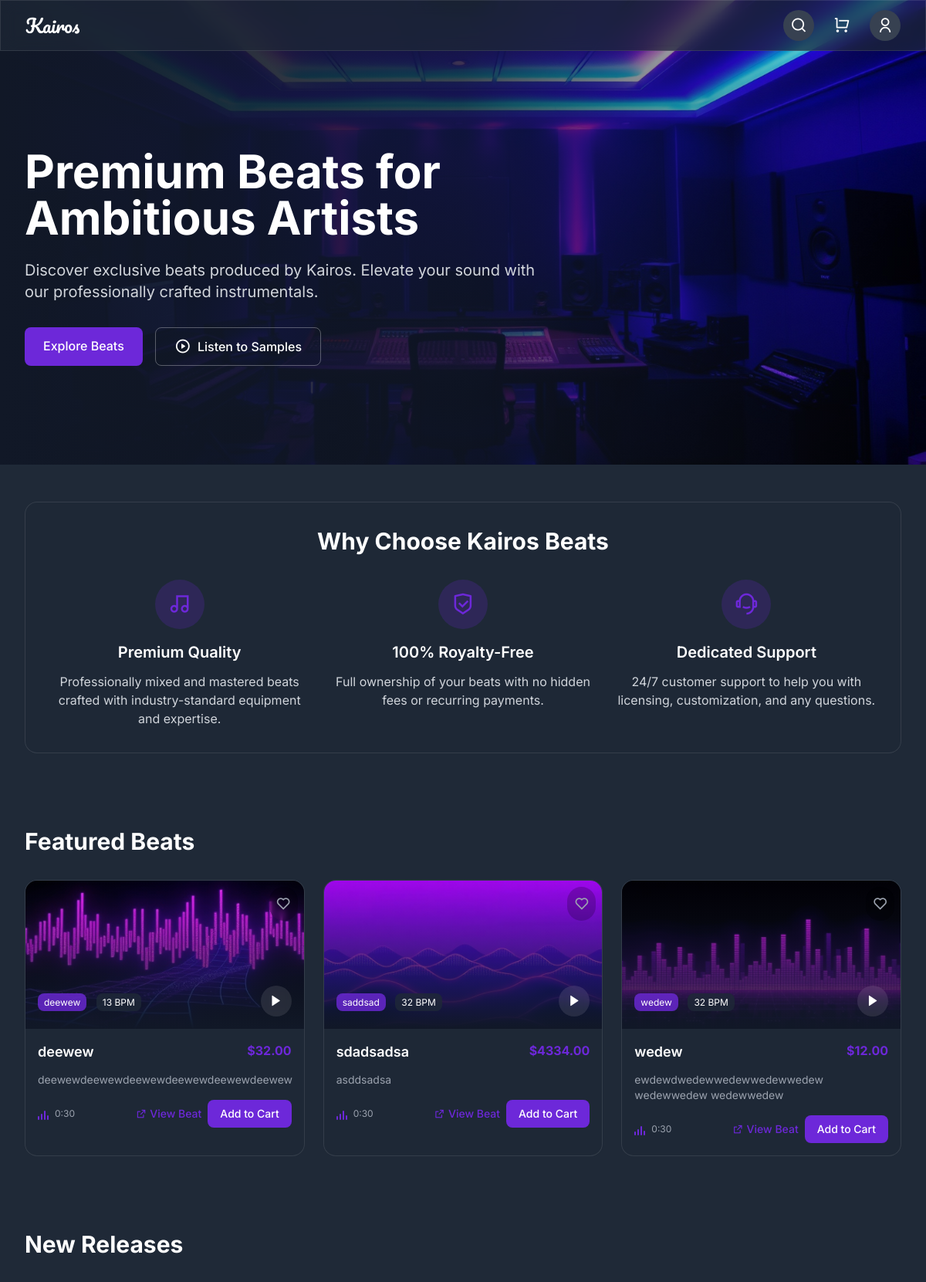
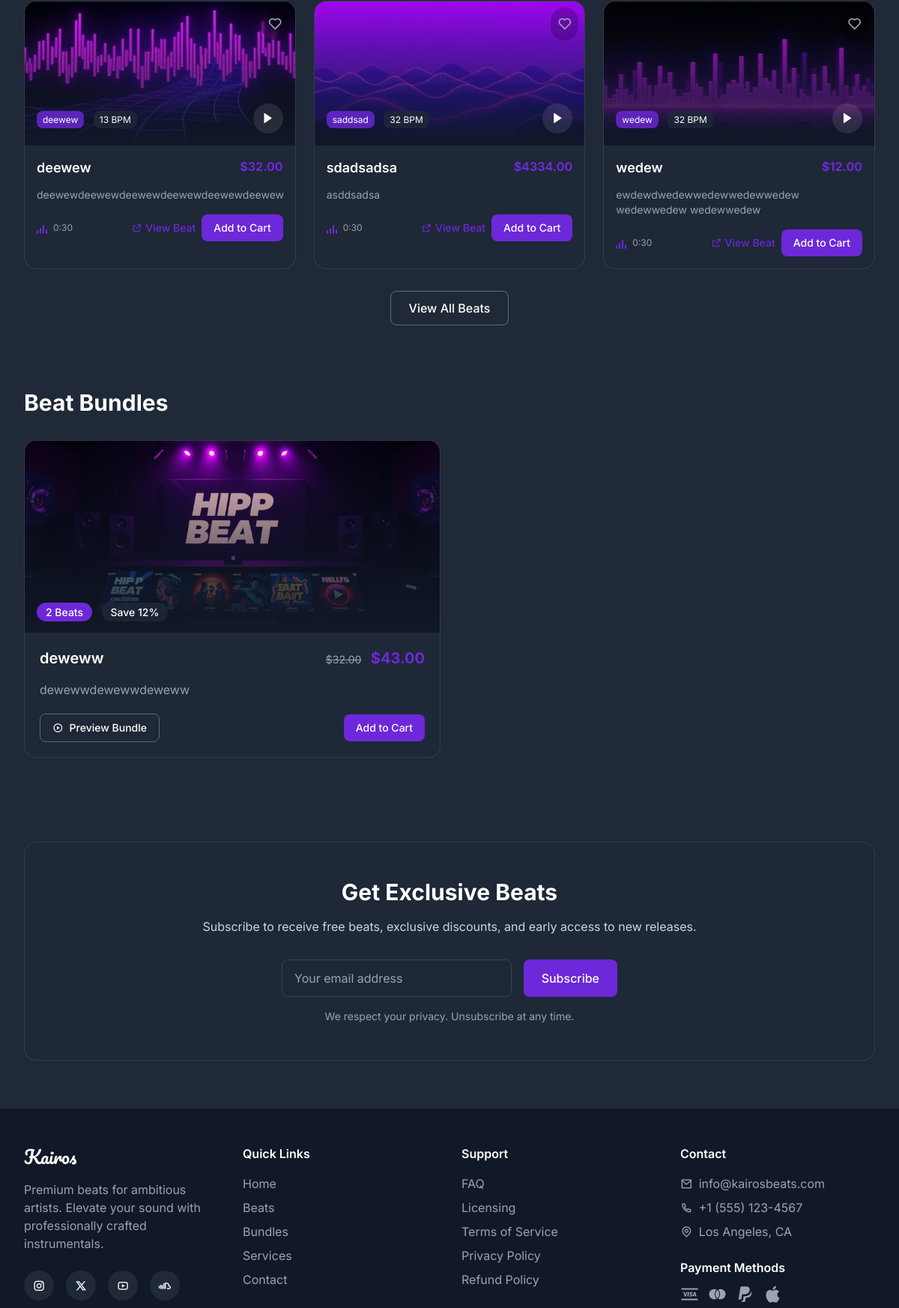
The page / (upper part) on the database its author committed (2 pictures, top to bottom).
### store/models.py (models this page shows, shortened)
class Beat(models.Model):
    title = models.CharField(max_length=200)
    description = models.TextField()
    genre = models.CharField(max_length=100)
    bpm = models.IntegerField()
    price = models.DecimalField(max_digits=10, decimal_places=2)
    image = models.ImageField(upload_to='beats/images/', null=True, blank=True)
    sample_audio = models.FileField(upload_to='beats/samples/', help_text='30-second sample preview')
    full_audio = models.FileField(upload_to='beats/full/', help_text='Full track for purchase')
    is_featured = models.BooleanField(default=False)
    is_new_release = models.BooleanField(default=False)
    is_active = models.BooleanField(default=True)
    created_at = models.DateTimeField(auto_now_add=True)
    updated_at = models.DateTimeField(auto_now=True)
    _user = None
    class Meta:
        ordering = ['-created_at']
    def get_image_url(self):
        if self.image:
            return self.image.url
        return '/static/images/default-beat.jpg'
    def get_sample_url(self):
        if self.sample_audio:
            return self.sample_audio.url
        return None
    @property
    def is_purchased(self):
        if not self._user or not self._user.is_authenticated:
            return False
        return OrderItem.objects.filter(
            order__user=self._user,
            beat=self,
            order__status='completed'
        ).exists()
    @property
    def is_favorite(self):
        if not self._user or not self._user.is_authenticated:
            return False
        return Favorite.objects.filter(
            user=self._user,
            beat=self
        ).exists()
    def set_user(self, user):
        self._user = user

class Bundle(models.Model):
    title = models.CharField(max_length=200)
    description = models.TextField()
    image = models.ImageField(upload_to='bundles/')
    original_price = models.DecimalField(max_digits=10, decimal_places=2)
    discounted_price = models.DecimalField(max_digits=10, decimal_places=2)
    discount = models.IntegerField()
    beats = models.ManyToManyField(Beat)
    created_at = models.DateTimeField(auto_now_add=True)
    updated_at = models.DateTimeField(auto_now=True)
    is_active = models.BooleanField(default=True)
    @property
    def beat_count(self):
        return self.beats.count()
    class Meta:
        ordering = ['-created_at']

### store/views.py (the view)
# urls.py: 2. Add a URL to urlpatterns:  path('', views.home, name='home')
def home(request):
    featured_beats = Beat.objects.filter(
        is_featured=True,
        is_active=True,
        image__isnull=False,
        sample_audio__isnull=False,
        full_audio__isnull=False
    ).order_by('-created_at')[:3]
    new_releases = Beat.objects.filter(
        is_new_release=True,
        is_active=True,
        image__isnull=False,
        sample_audio__isnull=False,
        full_audio__isnull=False
    ).order_by('-created_at')[:3]
    bundles = Bundle.objects.filter(
        is_active=True,
        image__isnull=False
    ).order_by('-created_at')[:2]
    testimonials = Testimonial.objects.filter(
        is_active=True
    ).order_by('-created_at')[:3]
    for beat in list(featured_beats) + list(new_releases):
        beat.set_user(request.user)
    context = {
        'featured_beats': featured_beats,
        'new_releases': new_releases,
        'bundles': bundles,
        'testimonials': testimonials,
    }
    return render(request, 'home.html', context)

### templates/home.html (shortened to what this page needs)
{% extends 'base.html' %}
{% load static %}
{% block content %}
<section class="relative pt-16 overflow-hidden">
  <div class="absolute inset-0" style="background-image: url('{% static 'images/base1.jpg' %}'); background-size: cover; background-position: center;"></div>
  <div class="absolute inset-0 bg-gradient-to-r from-gray-900 via-gray-900/80 to-transparent"></div>
  <div class="relative max-w-7xl mx-auto px-4 sm:px-6 lg:px-8 py-24 md:py-32">
    <div class="max-w-2xl">
      <h1 class="text-4xl md:text-5xl lg:text-6xl font-bold text-white mb-6">
        Premium Beats for Ambitious Artists
      </h1>
      <p class="text-lg md:text-xl text-gray-300 mb-8">
        Discover exclusive beats produced by Kairos. Elevate your sound with
        our professionally crafted instrumentals.
      </p>
      <div class="flex flex-wrap gap-4">
        <a href="{% url 'store:beats' %}" class="bg-primary hover:bg-primary/90 text-white px-6 py-3 rounded-button font-medium transition-colors whitespace-nowrap">
          Explore Beats
        </a>
        <button onclick="scrollToNewReleases()" class="bg-transparent border border-white/30 hover:border-white/50 text-white px-6 py-3 rounded-button font-medium transition-colors flex items-center gap-2 whitespace-nowrap">
          <i class="ri-play-circle-line ri-lg"></i>
          Listen to Samples
        </button>
      </div>
    </div>
  </div>
</section>
<section class="py-12 max-w-7xl mx-auto px-4 sm:px-6 lg:px-8">
  <div class="glass rounded-lg p-8">
    <h2 class="text-3xl font-bold text-white mb-8 text-center">Why Choose Kairos Beats</h2>
    <div class="grid grid-cols-1 md:grid-cols-3 gap-8">
      <div class="text-center">
        <div class="w-16 h-16 bg-primary/20 rounded-full flex items-center justify-center mx-auto mb-4">
          <i class="ri-music-2-line text-3xl text-primary"></i>
        </div>
        <h3 class="text-xl font-semibold text-white mb-3">Premium Quality</h3>
        <p class="text-gray-300">Professionally mixed and mastered beats crafted with industry-standard equipment and expertise.</p>
      </div>
      <div class="text-center">
        <div class="w-16 h-16 bg-primary/20 rounded-full flex items-center justify-center mx-auto mb-4">
          <i class="ri-shield-check-line text-3xl text-primary"></i>
        </div>
        <h3 class="text-xl font-semibold text-white mb-3">100% Royalty-Free</h3>
        <p class="text-gray-300">Full ownership of your beats with no hidden fees or recurring payments.</p>
      </div>
      <div class="text-center">
        <div class="w-16 h-16 bg-primary/20 rounded-full flex items-center justify-center mx-auto mb-4">
          <i class="ri-customer-service-2-line text-3xl text-primary"></i>
        </div>
        <h3 class="text-xl font-semibold text-white mb-3">Dedicated Support</h3>
        <p class="text-gray-300">24/7 customer support to help you with licensing, customization, and any questions.</p>
      </div>
    </div>
  </div>
</section>
<section class="py-12 max-w-7xl mx-auto px-4 sm:px-6 lg:px-8">
  <h2 class="text-3xl font-bold text-white mb-8">Featured Beats</h2>
  <div class="grid grid-cols-1 md:grid-cols-2 lg:grid-cols-3 gap-6">
    {% for beat in featured_beats %}
      {% include 'components/beat_card.html' with beat=beat %}
    {% empty %}
      <div class="col-span-3 text-center py-12">
        <p class="text-gray-400">No featured beats available at the moment.</p>
      </div>
    {% endfor %}
  </div>
</section>
<section id="new-releases" class="py-12 max-w-7xl mx-auto px-4 sm:px-6 lg:px-8">
  <h2 class="text-3xl font-bold text-white mb-8">New Releases</h2>
  <div class="grid grid-cols-1 md:grid-cols-2 lg:grid-cols-3 gap-6">
    {% for beat in new_releases %}
      {% include 'components/beat_card.html' with beat=beat %}
    {% empty %}
      <div class="col-span-3 text-center py-12">
        <p class="text-gray-400">No new releases available at the moment.</p>
      </div>
    {% endfor %}
  </div>
  <div class="mt-10 text-center">
    <a href="{% url 'store:beats' %}" class="bg-transparent border border-white/30 hover:border-white/50 text-white px-6 py-3 rounded-button font-medium transition-colors whitespace-nowrap">
      View All Beats
    </a>
  </div>
</section>
<section class="py-12 max-w-7xl mx-auto px-4 sm:px-6 lg:px-8">
  <h2 class="text-3xl font-bold text-white mb-8">Beat Bundles</h2>
  <div class="grid grid-cols-1 md:grid-cols-2 gap-6">
    {% for bundle in bundles %}
      {% include 'components/bundle_card.html' with bundle=bundle %}
    {% empty %}
      <div class="col-span-2 text-center py-12">
        <p class="text-gray-400">No bundles available at the moment.</p>
      </div>
    {% endfor %}
  </div>
</section>
<section class="py-16 max-w-7xl mx-auto px-4 sm:px-6 lg:px-8">
  <div class="glass rounded-lg p-8 md:p-12">
    <div class="max-w-3xl mx-auto text-center">
      <h2 class="text-3xl font-bold text-white mb-4">Get Exclusive Beats</h2>
      <p class="text-gray-300 mb-8">
        Subscribe to receive free beats, exclusive discounts, and early
        access to new releases.
      </p>
      <div class="flex flex-col sm:flex-row gap-4 max-w-md mx-auto">
        <input type="email" placeholder="Your email address" class="flex-grow bg-gray-800/50 border border-gray-700 text-white px-4 py-3 rounded focus:outline-none focus:ring-2 focus:ring-primary focus:border-transparent" />
        <button class="bg-primary hover:bg-primary/90 text-white px-6 py-3 rounded-button font-medium transition-colors whitespace-nowrap">
          Subscribe
        </button>
      </div>
      <p class="text-gray-400 text-sm mt-4">
        We respect your privacy. Unsubscribe at any time.
      </p>
    </div>
  </div>
</section>
{% endblock %}

### templates/components/beat_card.html
{% load static %}
<div class="glass-card rounded-lg overflow-hidden" data-beat-id="{{ beat.id }}">
  <div class="relative h-48 bg-gray-800">
    <a href="{% url 'store:beat_detail' beat.id %}" class="block w-full h-full">
      <img src="{{ beat.get_image_url }}" alt="{{ beat.title }}" class="w-full h-full object-cover" />
    </a>
    <div class="absolute inset-0 bg-gradient-to-t from-gray-900 to-transparent"></div>
    <button class="favorite-button absolute top-2 right-2 text-gray-400 hover:text-primary transition-colors bg-black/20 p-2 rounded-full backdrop-blur-sm" data-beat-id="{{ beat.id }}">
      <i class="ri-heart-{% if beat.is_favorite %}fill text-primary{% else %}line{% endif %} text-xl"></i>
    </button>
    <div class="absolute bottom-4 left-4 right-4 flex justify-between items-center">
      <div>
        <span class="bg-primary/80 text-white text-xs px-2 py-1 rounded">{{ beat.genre }}</span>
        <span class="bg-gray-800/80 text-white text-xs px-2 py-1 rounded ml-2">{{ beat.bpm }} BPM</span>
      </div>
      <button class="play-button w-10 h-10 bg-white/10 rounded-full flex items-center justify-center backdrop-blur-sm hover:bg-white/20 transition-colors"
              data-sample-url="{{ beat.get_sample_url }}"
              onclick="playSample({{ beat.id }}, '{{ beat.get_sample_url }}', '{{ beat.title }}', '{{ beat.genre }}', {{ beat.bpm }}, '{{ beat.get_image_url }}')">
        <i class="ri-play-fill text-white ri-lg"></i>
      </button>
    </div>
  </div>
  <div class="p-4">
    <div class="flex justify-between items-start mb-3">
      <a href="{% url 'store:beat_detail' beat.id %}" class="text-lg font-semibold text-white hover:text-primary transition-colors">{{ beat.title }}</a>
      <span class="text-primary font-bold">${{ beat.price }}</span>
    </div>
    <p class="text-gray-400 text-sm mb-4">{{ beat.description }}</p>
    <div class="flex justify-between items-center">
      <div class="flex items-center gap-2">
        <div class="equalizer">
          <span style="height: 5px"></span>
          <span style="height: 8px"></span>
          <span style="height: 12px"></span>
          <span style="height: 6px"></span>
        </div>
        <span class="text-xs text-gray-400">0:30</span>
      </div>
      <div class="flex items-center gap-2">
        <a href="{% url 'store:beat_detail' beat.id %}" class="text-primary hover:text-primary/80 text-sm font-medium transition-colors flex items-center gap-1">
          <i class="ri-external-link-line"></i>
          View Beat
        </a>
        {% if beat.is_purchased %}
          <button
            onclick="handleDownload({{ beat.id }}, '{{ beat.title }}')"
            class="bg-green-500/10 hover:bg-green-500/20 text-green-400 px-4 py-2 rounded-button text-sm font-medium transition-colors whitespace-nowrap flex items-center gap-2"
          >
            <i class="ri-download-line"></i>
            Download
          </button>
        {% else %}
          <button
            onclick="handleAddToCart({{ beat.id }}, '{{ beat.title }}')"
            class="bg-primary hover:bg-primary/90 text-white px-4 py-2 rounded-button text-sm font-medium transition-colors whitespace-nowrap"
          >
            Add to Cart
          </button>
        {% endif %}
      </div>
    </div>
  </div>
</div>

### templates/components/bundle_card.html
{% load static %}
<div class="glass-card rounded-lg overflow-hidden" data-bundle-id="{{ bundle.id }}">
  <div class="relative h-64 bg-gray-800">
    <img src="{{ bundle.image.url }}" alt="{{ bundle.title }}" class="w-full h-full object-cover" />
    <div class="absolute inset-0 bg-gradient-to-t from-gray-900 to-transparent"></div>
    <div class="absolute bottom-4 left-4">
      <span class="bg-primary text-white text-sm px-3 py-1 rounded-full font-medium">{{ bundle.beat_count }} Beats</span>
      <span class="bg-gray-800/80 text-white text-sm px-3 py-1 rounded-full font-medium ml-2">Save {{ bundle.discount }}%</span>
    </div>
  </div>
  <div class="p-5">
    <div class="flex justify-between items-start mb-4">
      <h3 class="text-xl font-semibold text-white">{{ bundle.title }}</h3>
      <div class="text-right">
        <span class="text-gray-400 line-through text-sm">${{ bundle.original_price }}</span>
        <span class="text-primary font-bold text-xl ml-2">${{ bundle.discounted_price }}</span>
      </div>
    </div>
    <p class="text-gray-400 mb-5">{{ bundle.description }}</p>
    <div class="flex items-center justify-between">
      <button onclick="showBundlePreview({{ bundle.id }})" class="bg-transparent border border-white/30 hover:border-white/50 text-white px-4 py-2 rounded-button text-sm font-medium transition-colors flex items-center gap-2 whitespace-nowrap">
        <i class="ri-play-circle-line"></i>
        Preview Bundle
      </button>
      <button onclick="handleAddBundleToCart({{ bundle.id }}, '{{ bundle.title }}')" class="bg-primary hover:bg-primary/90 text-white px-4 py-2 rounded-button text-sm font-medium transition-colors whitespace-nowrap">
        Add to Cart
      </button>
    </div>
  </div>
</div>

### templates/base.html (style rules this page uses)
:where([class^="ri-"])::before { content: "\f3c2"; }
body { font-family: "Inter", sans-serif; background-color: #1f2937; color: #f9fafb; }
.glass { background: rgba(31, 41, 55, 0.7); backdrop-filter: blur(10px); border: 1px solid rgba(255, 255, 255, 0.1); }
.glass-card { background: rgba(31, 41, 55, 0.5); backdrop-filter: blur(10px); border: 1px solid rgba(255, 255, 255, 0.1); transition: all 0.3s ease; }
.equalizer { display: flex; align-items: flex-end; height: 16px; gap: 2px; }
.equalizer span { width: 2px; background-color: #6d28d9; border-radius: 1px; }

### rows shown on the page
Beat: get_image_url (picture), genre "deewew", bpm "13", title "deewew", price "32.00", description "deewewdeewewdeewewdeewewdeewewdeewew"
Beat: get_image_url (picture), genre "saddsad", bpm "32", title "sdadsadsa", price "4334.00", description "asddsadsa"
Beat: get_image_url (picture), genre "wedew", bpm "32", title "wedew", price "12.00", description "ewdewdwedewwedewwedewwedew wedewwedew wedewwedew"
Bundle: image (picture), beat_count "2", discount "12", title "deweww", original_price "32.00", discounted_price "43.00", description "dewewwdewewwdeweww"
